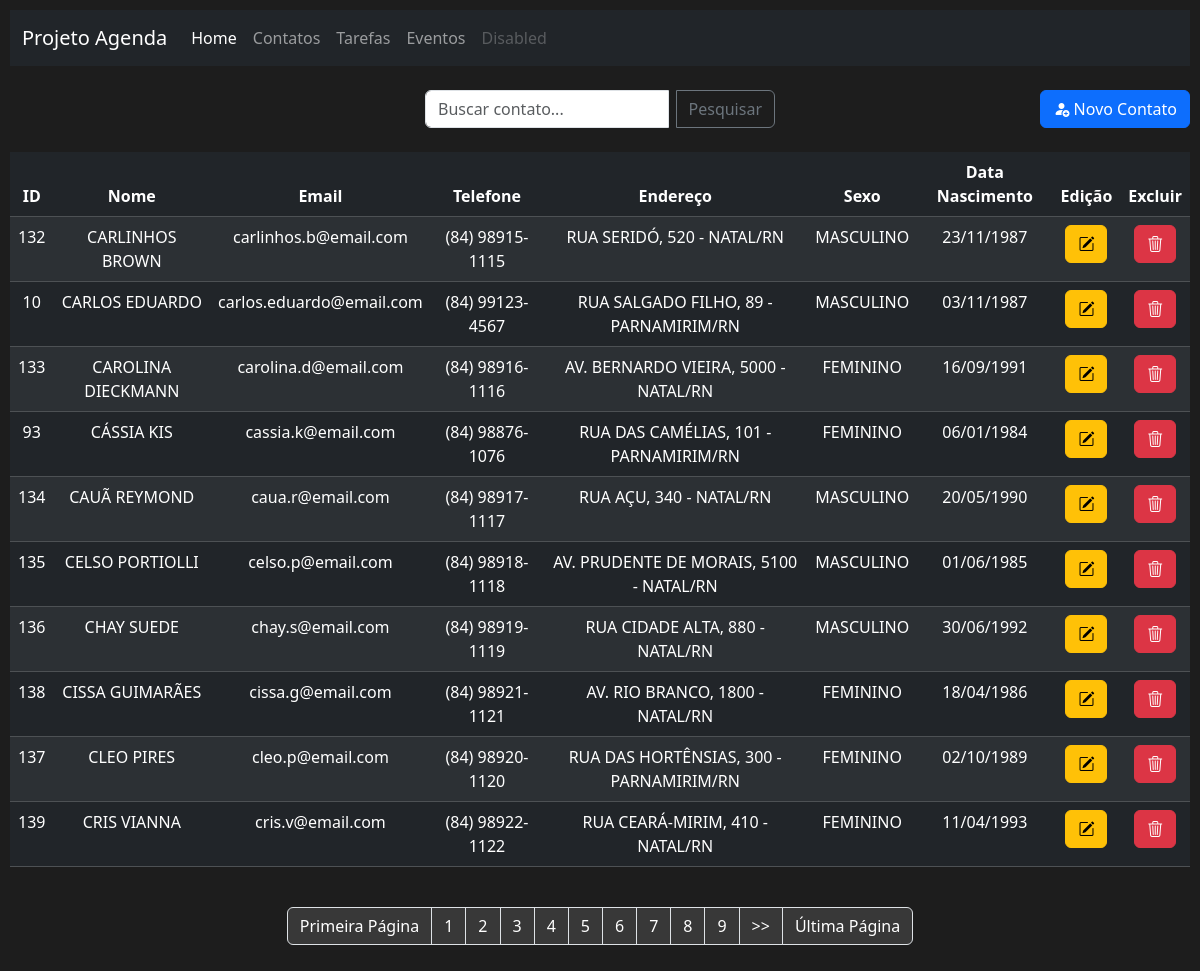
Page /index.php?menuop=contatos&pagina=4 on the committed database.
### tables this page shows
CREATE TABLE `tbcontatos` (
  `idContato` int(11) NOT NULL,
  `nomeContato` varchar(200) NOT NULL,
  `emailContato` varchar(100) NOT NULL,
  `telefoneContato` varchar(50) NOT NULL,
  `enderecoContato` varchar(200) NOT NULL,
  `sexoContato` char(1) NOT NULL,
  `dataNascContato` date NOT NULL,
  `flagFavoritoContato` tinyint(1) NOT NULL,
  `nomeFotoContato` varchar(255) NOT NULL
);

### paginas/contatos/ver-contatos.php (the view, shortened to what this page needs)
<?php
    $txt_pesquisa = (isset($_POST["txt_pesquisa"]))?$_POST["txt_pesquisa"]:"";
?>
<div class="d-flex align-items-center justify-content-center position-relative my-4">
    <form class="input-group" style="max-width: 350px;" action="index.php?menuop=contatos" method="post">
        <input class="form-control me-2" type="text" name="txt_pesquisa" placeholder="Buscar contato..." value="<?=$txt_pesquisa?>">
        <input class="btn btn-outline-secondary" type="submit" value="Pesquisar">
    </form>
    <div class="position-absolute end-0">
        <a class="btn btn-primary" href="index.php?menuop=cadastro-contato">
            <i class="bi bi-person-fill-add"></i> Novo Contato
        </a>
    </div>
</div>
<table  class="table table-dark table-striped">
    <thead>
        <tr>
            <th> ID </th>
            <th> Nome </th>
            <th> Email </th>
            <th> Telefone </th>
            <th> Endereço </th>
            <th> Sexo </th>
            <th> Data Nascimento </th>
            <th> Edição </th>
            <th> Excluir </th>
        </tr>
    </thead>
    <tbody>
    <?php
    $quantidade = 10;
    $pagina = (isset($_GET['pagina']))?(int)$_GET['pagina']:1;
    $inicio = ($quantidade * $pagina) - $quantidade;
    $sql = "SELECT
            idContato,
            upper(nomeContato) AS nomeContato,
            lower(emailContato) AS emailContato,
            telefoneContato,
            upper(enderecoContato) AS enderecoContato,
            CASE
                WHEN sexoContato = 'F' THEN 'FEMININO'
                WHEN sexoContato = 'M' THEN 'MASCULINO'
            ELSE
                'NÃO ESPECIFICADO'
            END AS sexoContato,
            DATE_FORMAT(dataNascContato, '%d/%m/%Y') AS dataNascContato
            FROM tbcontatos WHERE idContato='{$txt_pesquisa}' or nomeContato
            LIKE '%{$txt_pesquisa}%'
            ORDER BY nomeContato ASC
            LIMIT $inicio, $quantidade
            ";
    $rs = mysqli_query($conexao, $sql) or die("Erro ao executar consulta!" . mysqli_error($conexao));
    while($dados = mysqli_fetch_assoc($rs)){
    ?>
        <tr>
            <td> <?=$dados["idContato"] ?>        </td>
            <td> <?=$dados["nomeContato"] ?>      </td>
            <td> <?=$dados["emailContato"] ?>     </td>
            <td> <?=$dados["telefoneContato"] ?>  </td>
            <td> <?=$dados["enderecoContato"] ?>  </td>
            <td> <?=$dados["sexoContato"] ?>      </td>
            <td> <?=$dados["dataNascContato"] ?>  </td>
            <td> <a class="btn btn-warning" href="index.php?menuop=editar-contato&idContato=<?=$dados["idContato"] ?>"> <i class="bi bi-pencil-square"></i> </a> </td>
            <td> <a class="btn btn-danger" href="index.php?menuop=excluir-contato&idContato=<?=$dados["idContato"] ?>"> <i class="bi bi-trash3"> </i> </a> </td>
        </tr>
    <?php
    }
    ?>
    </tbody>
</table>
<br>
<div data-bs-theme="dark">
    <ul class="pagination justify-content-center">
    <?php
    $sqlTotal = "SELECT idContato FROM tbcontatos";
    $qrTotal = mysqli_query($conexao, $sqlTotal) or die(mysqli_error($conexao));
    $numTotal = mysqli_num_rows($qrTotal);
    $totalPagina = ceil($numTotal / $quantidade);
    echo "<li class=\"page-item\"><a class=\"page-link\" href=\"?menuop=contatos&pagina=1\">Primeira Página</a></li>";
        ?>
        <?php
    for ($i = 1; $i <= $totalPagina; $i++) {
        if ($i >= ($pagina - 5) && $i <= ($pagina + 5)) {
            if ($i == $pagina) {
                echo "<li class=\"page-item active\"><span class=\"page-link\">$i</span></li>";
            } else {
                echo "<li class=\"page-item\"><a class=\"page-link\" href=\"?menuop=contatos&pagina=$i\">$i</a></li>";
            }
        }
    }
    if ($pagina < ($totalPagina - 5)) {
        ?>
        <li class="page-item"><a class="page-link" href="?menuop=contatos&pagina=<?php echo $pagina + 1; ?>"> >> </a></li>
        <?php
    }
    echo "<li class=\"page-item\"><a class=\"page-link\" href=\"?menuop=contatos&pagina=$totalPagina\">Última Página</a></li>";
    ?>
    </ul>
</div>

### css/style.css (style rules this page uses)
body { background-color: rgb(29, 29, 29); color: white; text-align: center; padding: 10px; }
.pagination .page-link { background-color: #383838; color: #ffffff; border-color: #dee2e6; }

### rows in the picture
tbcontatos: idContato "132", nomeContato "CARLINHOS BROWN", emailContato "carlinhos.b@email.com", telefoneContato "(84) 98915-1115", enderecoContato "RUA SERIDÓ, 520 - NATAL/RN", sexoContato "MASCULINO", dataNascContato "23/11/1987"
tbcontatos: idContato "10", nomeContato "CARLOS EDUARDO", emailContato "carlos.eduardo@email.com", telefoneContato "(84) 99123-4567", enderecoContato "RUA SALGADO FILHO, 89 - PARNAMIRIM/RN", sexoContato "MASCULINO", dataNascContato "03/11/1987"
tbcontatos: idContato "133", nomeContato "CAROLINA DIECKMANN", emailContato "carolina.d@email.com", telefoneContato "(84) 98916-1116", enderecoContato "AV. BERNARDO VIEIRA, 5000 - NATAL/RN", sexoContato "FEMININO", dataNascContato "16/09/1991"
tbcontatos: idContato "93", nomeContato "CÁSSIA KIS", emailContato "cassia.k@email.com", telefoneContato "(84) 98876-1076", enderecoContato "RUA DAS CAMÉLIAS, 101 - PARNAMIRIM/RN", sexoContato "FEMININO", dataNascContato "06/01/1984"
tbcontatos: idContato "134", nomeContato "CAUÃ REYMOND", emailContato "caua.r@email.com", telefoneContato "(84) 98917-1117", enderecoContato "RUA AÇU, 340 - NATAL/RN", sexoContato "MASCULINO", dataNascContato "20/05/1990"
tbcontatos: idContato "135", nomeContato "CELSO PORTIOLLI", emailContato "celso.p@email.com", telefoneContato "(84) 98918-1118", enderecoContato "AV. PRUDENTE DE MORAIS, 5100 - NATAL/RN", sexoContato "MASCULINO", dataNascContato "01/06/1985"
tbcontatos: idContato "136", nomeContato "CHAY SUEDE", emailContato "chay.s@email.com", telefoneContato "(84) 98919-1119", enderecoContato "RUA CIDADE ALTA, 880 - NATAL/RN", sexoContato "MASCULINO", dataNascContato "30/06/1992"
tbcontatos: idContato "138", nomeContato "CISSA GUIMARÃES", emailContato "cissa.g@email.com", telefoneContato "(84) 98921-1121", enderecoContato "AV. RIO BRANCO, 1800 - NATAL/RN", sexoContato "FEMININO", dataNascContato "18/04/1986"
tbcontatos: idContato "137", nomeContato "CLEO PIRES", emailContato "cleo.p@email.com", telefoneContato "(84) 98920-1120", enderecoContato "RUA DAS HORTÊNSIAS, 300 - PARNAMIRIM/RN", sexoContato "FEMININO", dataNascContato "02/10/1989"
tbcontatos: idContato "139", nomeContato "CRIS VIANNA", emailContato "cris.v@email.com", telefoneContato "(84) 98922-1122", enderecoContato "RUA CEARÁ-MIRIM, 410 - NATAL/RN", sexoContato "FEMININO", dataNascContato "11/04/1993"
